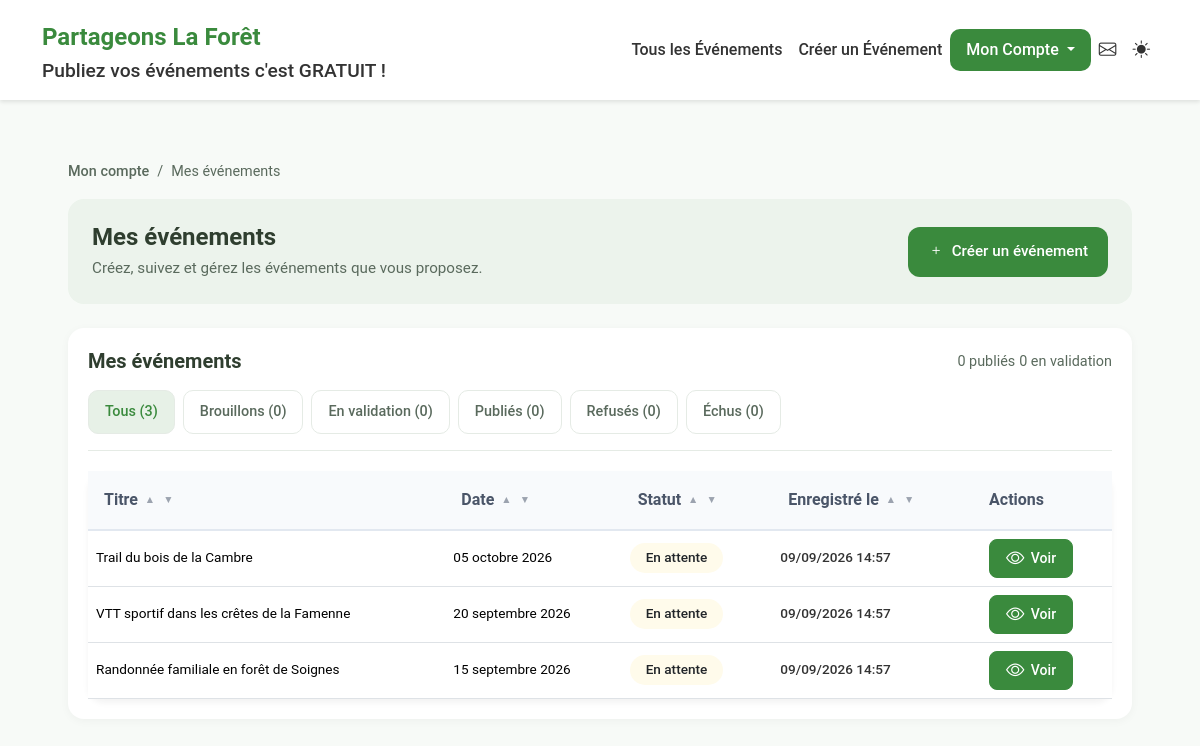
/pages/user/my-events.php (signed in), run on the app's committed database.
### tables this page shows
CREATE TABLE IF NOT EXISTS `events` (
    `id` INT NOT NULL AUTO_INCREMENT,
    `title` VARCHAR(255) NOT NULL,
    `description` TEXT,
    `category` VARCHAR(50) DEFAULT NULL,
    `category_id` INT DEFAULT NULL,
    `date` DATE NOT NULL,
    `start_time` TIME NOT NULL,
    `end_time` TIME DEFAULT NULL,
    `registration_opens` TIME DEFAULT NULL,
    `registration_closes` TIME DEFAULT NULL,
    `location` VARCHAR(255) DEFAULT NULL,
    `venue` VARCHAR(255) DEFAULT NULL,
    `coordinates` VARCHAR(255) DEFAULT NULL,
    `meeting_name` VARCHAR(255) DEFAULT NULL,
    `meeting_address` VARCHAR(255) DEFAULT NULL,
    `meeting_city` VARCHAR(255) DEFAULT NULL,
    `meeting_coordinates` VARCHAR(255) DEFAULT NULL,
    `difficulty` ENUM('easy','medium','hard') DEFAULT NULL,
    `max_participants` INT DEFAULT NULL,
    `status` ENUM('draft','published','approved','pending','rejected','expired') DEFAULT 'draft',
    `submitted_at` DATETIME DEFAULT NULL,
    `validated_at` DATETIME DEFAULT NULL,
    `validated_by` INT DEFAULT NULL,
    `rejection_reason` VARCHAR(1000) DEFAULT NULL,
    `main_image_path` VARCHAR(255) DEFAULT NULL,
    `main_image` VARCHAR(255) DEFAULT NULL,
    `user_id` INT DEFAULT NULL,
    `organizer_id` INT DEFAULT NULL,
    `created_by` INT DEFAULT NULL,
    `organisation` VARCHAR(40) DEFAULT NULL,
    `has_gpx` TINYINT DEFAULT 0,
    `gpx_path` VARCHAR(255) DEFAULT NULL,
    `gpx_downloadable` TINYINT DEFAULT 0,
    `view_count` INT DEFAULT 0,
    `created_at` TIMESTAMP NOT NULL DEFAULT CURRENT_TIMESTAMP,
    `updated_at` TIMESTAMP NULL DEFAULT NULL ON UPDATE CURRENT_TIMESTAMP,
    PRIMARY KEY (`id`),
    KEY `category_id` (`category_id`),
    KEY `user_id` (`user_id`),
    KEY `status` (`status`),
    KEY `date` (`date`),
    KEY `status_date` (`status`, `date`),
    CONSTRAINT `events_ibfk_1` FOREIGN KEY (`category_id`) REFERENCES `event_categories` (`id`) ON DELETE SET NULL,
    CONSTRAINT `events_ibfk_2` FOREIGN KEY (`user_id`) REFERENCES `users` (`id`) ON DELETE SET NULL
);

### pages/user/my-events.php (the view, shortened to what this page needs)
<?php
$totalEvents = 0;
$approvedEvents = [];
$pendingEvents = [];
$draftEvents = [];
$rejectedEvents = [];
$expiredEvents = [];
$currentTab = 'all';
$filteredEvents = [];
try {
    $db = getConnection();
    $stmt = $db->prepare('SELECT * FROM users WHERE id = ?');
    $stmt->execute([getCurrentUserId()]);
    $user = $stmt->fetch();
    $stmt = $db->prepare('
        SELECT * FROM events
        WHERE user_id = ?
        ORDER BY date DESC, start_time DESC
    ');
    $stmt->execute([$user['id']]);
    $events = $stmt->fetchAll(PDO::FETCH_ASSOC);
    $stmt2 = $db->prepare('
        SELECT d.* FROM draft_events d
        WHERE d.user_id = ?
          AND (d.status IS NULL OR d.status != \'published\')
          AND NOT (
              d.original_event_id IS NULL
              AND EXISTS (
                  SELECT 1 FROM events e
                  WHERE e.user_id = d.user_id
                    AND e.title = d.title
                    AND e.date = d.date
              )
          )
        ORDER BY d.updated_at DESC
    ');
    $stmt2->execute([$user['id']]);
    $drafts = $stmt2->fetchAll(PDO::FETCH_ASSOC);
    $events = array_merge($events, $drafts);
    $totalEvents = count($events);
    $approvedEvents = array_filter($events, function($event) {
        return ($event['status'] ?? '') === 'approved';
    });
    $pendingEvents = array_filter($events, function($event) {
        return ($event['status'] ?? '') === 'pending';
    });
    $draftEvents = array_filter($events, function($event) {
        return ($event['status'] ?? '') === 'draft';
    });
    $rejectedEvents = array_filter($events, function($event) {
        return ($event['status'] ?? '') === 'rejected';
    });
    $today = new DateTime('today');
    $expiredEvents = array_filter($events, function($event) use ($today) {
        $status = $event['status'] ?? '';
        if ($status === 'expired') return true;
        if ($status === 'approved' && !empty($event['date'])) {
            try { return (new DateTime($event['date'])) < $today; } catch (Exception $e) { return false; }
        }
        return false;
    });
    $currentTab = $_GET['status'] ?? 'all';
    $filteredEvents = $events;
} catch (Exception $e) {
    error_log('Erreur my-events.php: ' . $e->getMessage());
    addFlashMessage('danger', "Une erreur est survenue lors de la récupération de vos événements.");
}
function getStatusBadge($status, $isCancelled = false, $eventDate = null) {
    switch ($status) {
        default:
            return '<span class="badge bg-warning text-dark">En attente</span>';
    }
}
function formatEventDate($date) {
    $timestamp = strtotime($date);
    if (class_exists('IntlDateFormatter')) {
        $formatter = new IntlDateFormatter(
            'fr_FR',
            IntlDateFormatter::LONG,
            IntlDateFormatter::NONE,
            null,
            null,
            'dd MMMM yyyy'
        );
        return $formatter->format($timestamp);
    }
    $months = [
        1 => 'janvier', 'février', 'mars', 'avril', 'mai', 'juin',
        'juillet', 'août', 'septembre', 'octobre', 'novembre', 'décembre'
    ];
    return date('j', $timestamp) . ' ' . $months[(int) date('n', $timestamp)] . ' ' . date('Y', $timestamp);
}
require_once __DIR__ . '/../../templates/layouts/header-solid.php';
?>
<link rel="stylesheet" href="/assets/css/my-events.css">
<main class="my-events-container">
    <nav class="my-events-breadcrumb" aria-label="Breadcrumb">
        <ol>
            <li><a href="/pages/user/profile.php">Mon compte</a></li>
            <li><span aria-current="page">Mes événements</span></li>
        </ol>
    </nav>
    <section class="my-events-hero" aria-labelledby="events-hero-title">
        <div class="my-events-hero-text">
            <h1 id="events-hero-title">Mes événements</h1>
            <p>Créez, suivez et gérez les événements que vous proposez.</p>
        </div>
        <a href="/?create=1" class="btn btn-create">
            <i class="bi bi-plus" aria-hidden="true"></i>
            Créer un événement
        </a>
    </section>
    <section class="my-events-card" aria-labelledby="events-section-title">
        <div class="my-events-card-header">
            <h2 id="events-section-title">Mes événements</h2>
            <div class="my-events-counts">
                <span><?= count($approvedEvents) ?> publiés</span>
                <span><?= count($pendingEvents) ?> en validation</span>
            </div>
        </div>
        <nav class="my-events-tabs" aria-label="Filtrer les événements">
            <?php
            $tabs = [
                'all'      => ['Tous', $totalEvents],
                'draft'    => ['Brouillons', count($draftEvents)],
                'pending'  => ['En validation', count($pendingEvents)],
                'approved' => ['Publiés', count($approvedEvents)],
                'rejected' => ['Refusés', count($rejectedEvents)],
                'expired'  => ['Échus', count($expiredEvents)],
            ];
            foreach ($tabs as $status => $tab):
                $isActive = $currentTab === $status;
            ?>
                <a class="my-events-tab <?= $isActive ? 'active' : '' ?>"
                   href="?status=<?= $status ?>"
                   <?= $isActive ? 'aria-current="page"' : '' ?>>
                    <?= $tab[0] ?> (<?= $tab[1] ?>)
                </a>
            <?php endforeach; ?>
        </nav>
        <div class="my-events-content">
            <?php if (empty($filteredEvents)): ?>
                <div class="my-events-empty">
                    <span class="my-events-empty-icon" aria-hidden="true">+</span>
                    <h3>Créez votre premier événement</h3>
                    <p>Proposez une randonnée, un parcours VTT ou une activité nature. Vous pourrez l’enregistrer en brouillon avant de le soumettre.</p>
                    <a href="/?create=1" class="btn btn-create">
                        <i class="bi bi-plus" aria-hidden="true"></i>
                        Créer un événement
                    </a>
                </div>
            <?php else: ?>
                <div class="events-table">
                    <div class="table-responsive">
                        <table class="table table-modern align-middle" id="my-events-table">
                            <thead>
                                <tr>
                                    <th><button type="button" class="sort-toggle" data-sort="title" aria-label="Trier par titre">Titre <span class="arrows"><span class="caret up">▲</span><span class="caret down">▼</span></span></button></th>
                                    <th><button type="button" class="sort-toggle" data-sort="date" aria-label="Trier par date">Date <span class="arrows"><span class="caret up">▲</span><span class="caret down">▼</span></span></button></th>
                                    <th><button type="button" class="sort-toggle" data-sort="status" aria-label="Trier par statut">Statut <span class="arrows"><span class="caret up">▲</span><span class="caret down">▼</span></span></button></th>
                                    <th><button type="button" class="sort-toggle" data-sort="recorded" aria-label="Trier par enregistrement">Enregistré le <span class="arrows"><span class="caret up">▲</span><span class="caret down">▼</span></span></button></th>
                                    <th class="text-start ps-1">Actions</th>
                                </tr>
                            </thead>
                            <tbody class="myev-compact">
                                <?php foreach ($filteredEvents as $event): ?>
                                    <?php
                                        $ts = $event['created_at'] ?? $event['updated_at'] ?? null;
                                        $tsOut = '';
                                        $tsEpoch = '';
                                        if ($ts) {
                                            try { $dt = new DateTime($ts); $tsOut = $dt->format('d/m/Y H:i'); $tsEpoch = $dt->getTimestamp(); } catch (Exception $e) { $tsOut = ''; $tsEpoch = ''; }
                                        }
                                        $titleText = trim((string)($event['title'] ?? ''));
                                        $eventDateStr = ($event['status'] === 'draft') ? ($event['created_at'] ?? $event['date'] ?? null) : ($event['date'] ?? null);
                                        $eventDateEpoch = '';
                                        if ($eventDateStr) { $eventDateEpoch = strtotime($eventDateStr) ?: ''; }
                                        $statusText = (string)($event['status'] ?? '');
                                    ?>
                                    <tr class="<?= filter_var($event['is_cancelled'] ?? false, FILTER_VALIDATE_BOOLEAN) ? 'event-cancelled' : '' ?>" data-title="<?= htmlspecialchars($titleText) ?>" data-date-ts="<?= htmlspecialchars($eventDateEpoch) ?>" data-status="<?= htmlspecialchars($statusText) ?>" data-recorded-ts="<?= htmlspecialchars($tsEpoch) ?>">
                                        <td class="cell-title">
                                            <?php if ($event['status'] === 'draft'): ?>
                                                <a href="/?create=1&draft_id=<?= (int)$event['id'] ?>" class="draft-title">
                                                    <?= htmlspecialchars($event['title'] ?? '') ?>
                                                </a>
                                            <?php else: ?>
                                                <span class="title-text"><?= htmlspecialchars($event['title'] ?? '') ?></span>
                                            <?php endif; ?>
                                        </td>
                                        <td class="cell-date">
                                            <?php if ($event['status'] === 'draft'): ?>
                                                <?= formatEventDate($event['created_at'] ?? $event['date']) ?>
                                            <?php else: ?>
                                                <?= formatEventDate($event['date']) ?>
                                            <?php endif; ?>
                                        </td>
                                        <td class="cell-status"><?= getStatusBadge($event['status'], filter_var($event['is_cancelled'] ?? false, FILTER_VALIDATE_BOOLEAN), $event['date'] ?? null) ?></td>
                                        <td class="cell-recorded"><span class="myev-recorded"><?= htmlspecialchars($tsOut) ?></span></td>
                                        <td class="text-start ps-1">
                                            <?php if ($event['status'] === 'draft'): ?>
                                                <button type="button" class="btn btn-sm btn-action btn-delete" data-bs-toggle="modal" data-bs-target="#deleteConfirmModal" data-draft-id="<?= (int)$event['id'] ?>" title="Supprimer">
                                                    <i class="bi bi-trash"></i><span>Supprimer</span>
                                                </button>
                                            <?php else: ?>
                                                <div class="btn-actions">
                                                    <a href="/templates/events/event-detail.php?id=<?= $event['id'] ?>"
                                                       class="btn btn-sm btn-action btn-view" title="Voir">
                                                        <i class="bi bi-eye"></i><span>Voir</span>
                                                    </a>
                                                </div>
                                            <?php endif; ?>
                                        </td>
                                    </tr>
                                <?php endforeach; ?>
                            </tbody>
                        </table>
                    </div>
                </div>
            <?php endif; ?>
        </div>
    </section>
</main>
<?php require_once __DIR__ . '/../../templates/layouts/footer.php'; ?>

### data on the page
events: title "Trail du bois de la Cambre", date "05 octobre 2026", status "En attente", created_at "09/09/2026 14:57"
events: title "VTT sportif dans les crêtes de la Famenne", date "20 septembre 2026", status "En attente", created_at "09/09/2026 14:57"
events: title "Randonnée familiale en forêt de Soignes", date "15 septembre 2026", status "En attente", created_at "09/09/2026 14:57"

### other printed values
count($approvedEvents) "0"
count($pendingEvents) "0"
$tab[0] "Tous"
$tab[1] "3"
$tab[0] "Brouillons"
$tab[1] "0"
$tab[0] "En validation"
$tab[0] "Publiés"
$tab[0] "Refusés"
$tab[0] "Échus"
